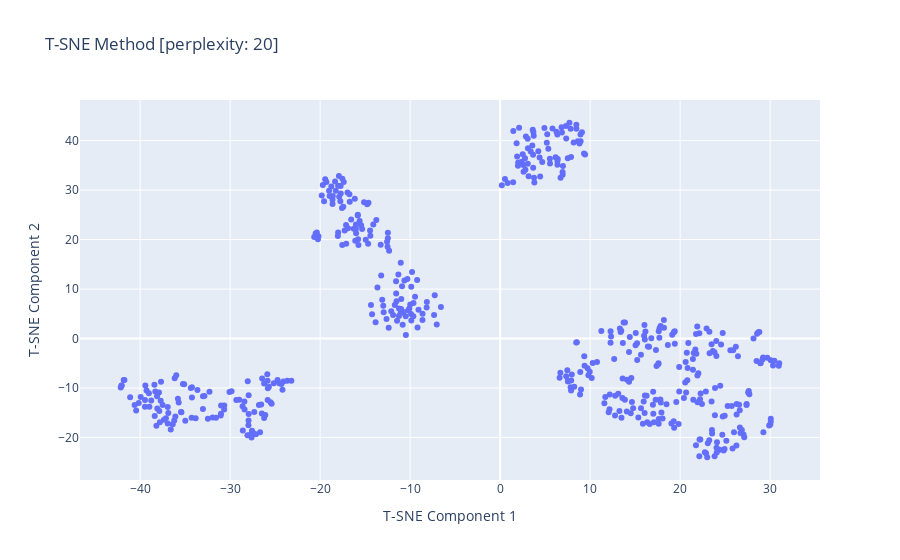

Notebook code for this chart:
### Code cell
per = perplex_lst[1]
fig = go.Figure()
fig.add_traces(
    go.Scatter(
        x=per_dict[per][:,0],
        y=per_dict[per][:,1],
        mode="markers",
    )
)
fig.update_layout(
    title_text = f"T-SNE Method [perplexity: {per}]"
)
fig.update_yaxes(title_text = "T-SNE Component 2")
fig.update_xaxes(title_text ="T-SNE Component 1")
fig.show()

### Figure 1 — Plotly figure (JSON) as saved in the notebook; plotly's stock layout.template omitted (floating-point values rounded to 4 significant figures; data arrays with more than 128 entries replaced by an {"elided": "..."} marker saying what was removed)
{"data": [{"mode": "markers", "type": "scatter", "x": {"elided": "511 float values"}, "y": {"elided": "511 float values"}}], "layout": {"title": {"text": "T-SNE Method [perplexity: 20]"}, "xaxis": {"title": {"text": "T-SNE Component 1"}}, "yaxis": {"title": {"text": "T-SNE Component 2"}}}}
